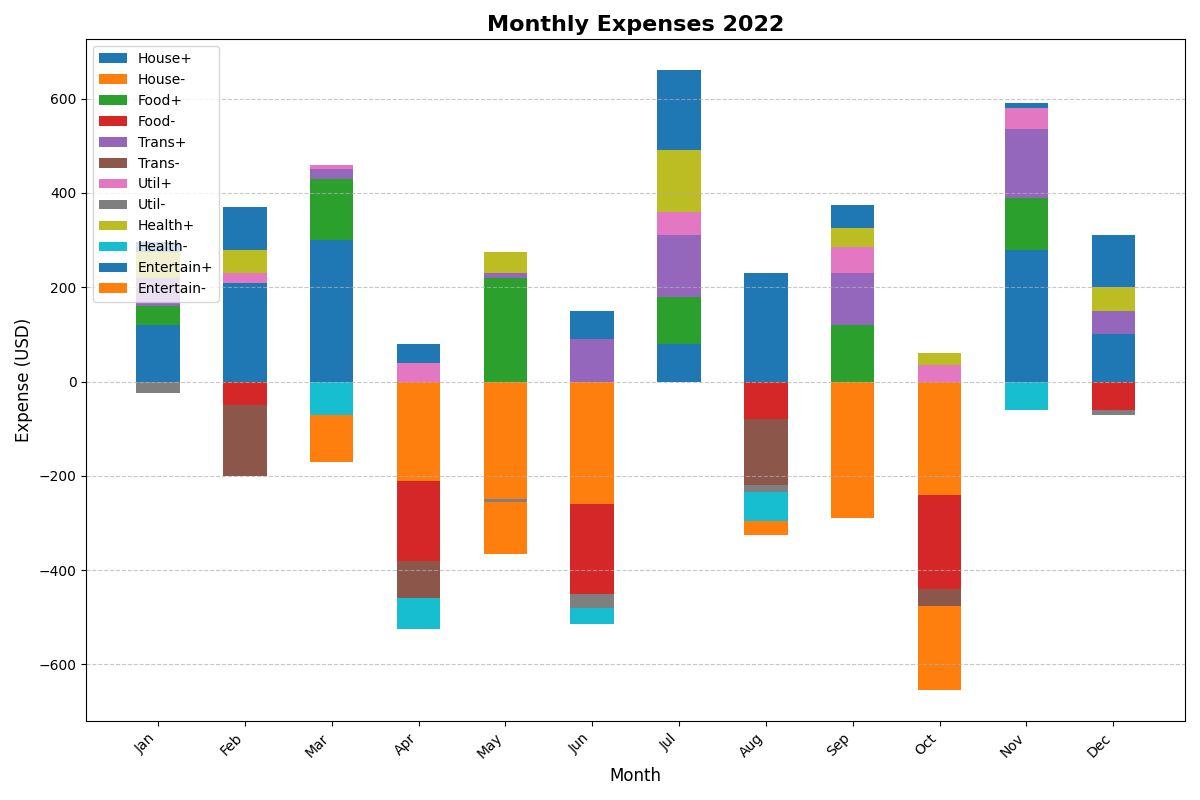

Here is the Python script that generated this plot:
import matplotlib.pyplot as plt
import numpy as np

months = ['Jan', 'Feb', 'Mar', 'Apr', 'May', 'Jun', 'Jul', 'Aug', 'Sep', 'Oct', 'Nov', 'Dec']
categories = ['House', 'Food', 'Trans', 'Util', 'Health', 'Entertain']

expenses_data = np.array([
    [120, 210, 300, -210, -250, -260, 80, 230, -290, -240, 280, 100],
    [40, -50, 130, -170, 220, -190, 100, -80, 120, -200, 110, -60],
    [60, -150, 20, -80, 10, 90, 130, -140, 110, -35, 145, 50],
    [-25, 20, 10, 40, -5, -30, 50, -15, 55, 35, 45, -10],
    [55, 50, -70, -65, 45, -35, 130, -60, 40, 25, -60, 50],
    [20, 90, -100, 40, -110, 60, 170, -30, 50, -180, 10, 110]
])

fig, ax = plt.subplots(figsize=(12, 8))

index = np.arange(len(months))
bar_width = 0.5

bottom_positive = np.zeros(len(months))
bottom_negative = np.zeros(len(months))

for i, category in enumerate(categories):
    pos_data = np.clip(expenses_data[i], 0, None)
    neg_data = np.clip(expenses_data[i], None, 0)
    
    ax.bar(index, pos_data, bar_width, bottom=bottom_positive, label=category + '+')
    ax.bar(index, neg_data, bar_width, bottom=bottom_negative, label=category + '-')
    
    bottom_positive += pos_data
    bottom_negative += neg_data

ax.set_title('Monthly Expenses 2022', fontsize=16, fontweight='bold')
ax.set_xlabel('Month', fontsize=12)
ax.set_ylabel('Expense (USD)', fontsize=12)
ax.set_xticks(index)
ax.set_xticklabels(months, rotation=45, ha='right')
ax.yaxis.grid(True, linestyle='--', alpha=0.7)
ax.legend(loc='upper left', fontsize=10)

plt.tight_layout()
plt.show()
